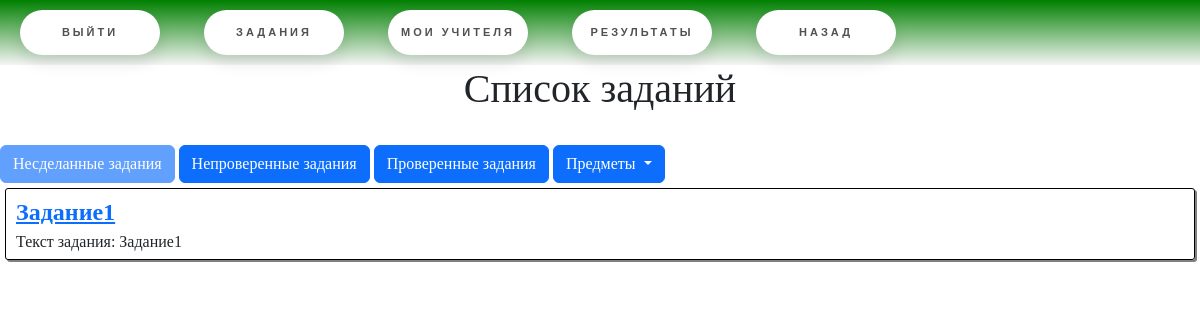
Before: /lk/student_task_list/0 (signed in) with the older database file.
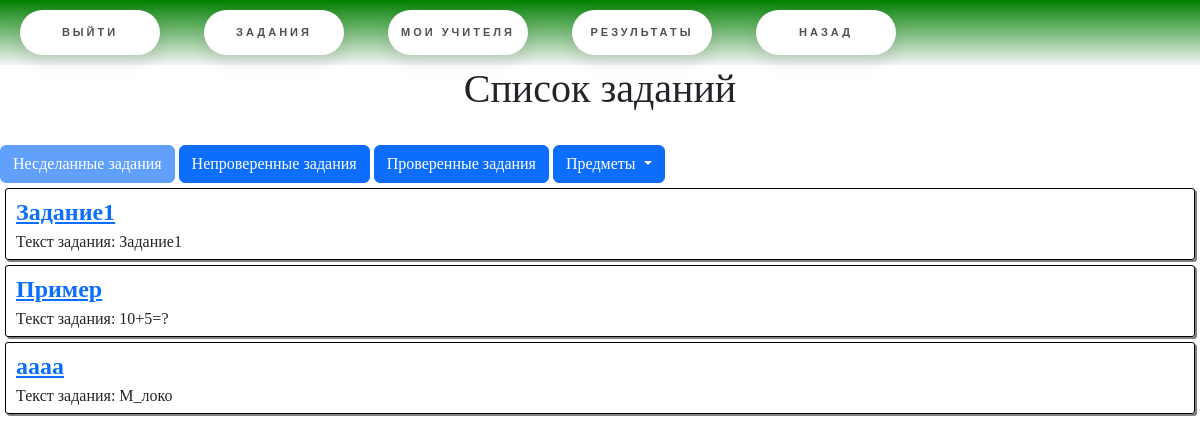
After: the same page with the newer database file.
### main/models.py (models this page shows, shortened)
class StudentTask(models.Model):
    task = models.ForeignKey(Task, verbose_name='Задание', on_delete=models.CASCADE)
    student = models.ForeignKey(Student, verbose_name="Ученик", on_delete=models.CASCADE)
    teacher = models.ForeignKey(Teacher, verbose_name="Учитель", on_delete=models.CASCADE)
    student_answer = models.TextField("Ответ ученика")
    is_right = models.BooleanField("Правильно?", blank=True, null=True)
    teacher_check = models.BooleanField("Нужна проверка?", default=False)
    teaher_comment = models.TextField("Комментарий учителя", blank=True, null=True)
    get_date = models.DateTimeField("Дата выдачи", auto_now_add=True)
    done_date = models.DateTimeField("Дата выполнения", null=True, blank=True)
    limite_date = models.DateTimeField("Лимит выполнения", null=True, blank=True)
    class Meta:
        verbose_name= 'Задание ученика'
        verbose_name_plural = "Задания учеников"

class Task(models.Model):
    name = models.CharField("Название", max_length=255, default="")
    grade = models.IntegerField("Класс")
    level_of_knowledge = models.IntegerField("Уровень знаний")
    task_text = models.TextField("Текст задания")
    answer = models.CharField("Ответ", max_length=255, null=True, blank= True)
    subject = models.ForeignKey(Subject, verbose_name="Предмет", on_delete=models.CASCADE)
    theme = models.ForeignKey(Theme, verbose_name="Тема", on_delete= models.CASCADE, null=True, blank=True)
    is_neural = models.BooleanField("Написано нейросетью?", default=False)
    teacher_check = models.BooleanField("Нужна проверка?", default=False)
    class Meta:
        verbose_name= 'Задание'
        verbose_name_plural = "Задания"

### main/views.py (the view)
# urls.py: path("lk/student_task_list/<int:status>", views.student_task_list, name="student_task_list"),
def student_task_list(request, status):
    subject_checked = request.GET.get("subject")
    student = models.Student.objects.get(user = request.user)
    tasks = models.StudentTask.objects.filter(student = student)
    if subject_checked:
        tasks = tasks.filter(task__subject__code = subject_checked)
    if status == 0: #Не сделано
        tasks = tasks.filter(student_answer = "")
    elif status == 1: #Сделано, но не проверено
        tasks = tasks.exclude(student_answer = "").filter(is_right = None)
    elif status == 2: #Сделано и проверено
        tasks = tasks.exclude(is_right = None)
    subjects = models.Subject.objects.all()
    return render(request, "student_task_list.html", {
        "student": student,
        "tasks":tasks,
        "status":status,
        "subjects":subjects
    })

### main/templates/student_task_list.html (shortened to what this page needs)
{% extends "base.html" %}
{% block content %}
    <h1>Список заданий</h1>
    <br>
    <div class="">
        <a href="{% url "student_task_list" 0 %}" class="btn btn-primary {% if status == 0 %}disabled{% endif %}" >Несделанные задания</a>
        <a href="{% url "student_task_list" 1 %}" class="btn btn-primary {% if status == 1 %}disabled{% endif %}" >Непроверенные задания</a>
        <a href="{% url "student_task_list" 2 %}" class="btn btn-primary {% if status == 2 %}disabled{% endif %}" >Проверенные задания</a>
        <div class="dropdown oneLine">
            <button class="btn btn-primary dropdown-toggle" type="button" id="dropdownMenuButton" data-toggle="dropdown" aria-haspopup="true" aria-expanded="false">
            Предметы
            </button>
        </div>
    </div>
    {% for task in tasks %}
        <div class="tasklist" style="{% if status == 2 %} {% if task.is_right == True %}background-color: #98FB98 {% else %}background-color: #FA8072{% endif %} {% elif status == 1 %} background-color: #F0E68C{% endif %}">
            <a class="oneLine" style="font-size:1.5rem; font-weight:bold" href="{% url "student_task_do" task.id %}">{{task.task.name}}</a>
            <br>
            <div class="oneLine">Текст задания: {{task.task.task_text}}</div>
            <br>
        </div>
    {% endfor %}
{% endblock content %}

Changed rows visible on the page:
added StudentTask: task.name "Пример", task.task_text "10+5=?"
added StudentTask: task.name "aaaa", task.task_text "М_локо"
